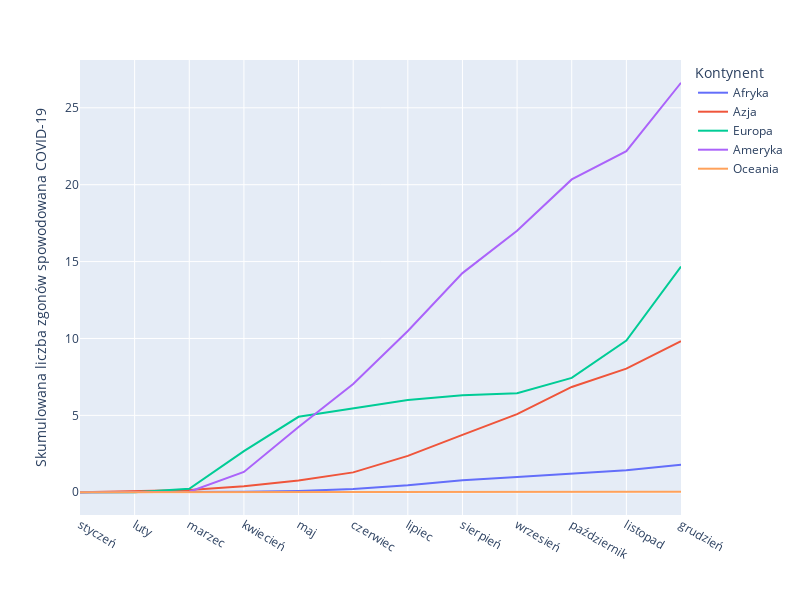

Notebook code for this chart:
### Code cell
fig = px.line(df, x="miesiąc", y="zgony", color='kontynent', 
labels=dict(zgony="Skumulowana liczba zgonów spowodowana COVID-19", miesiąc="", kontynent="Kontynent"),width = 800, height = 600)
fig.show()

### Figure 1 — Plotly figure (JSON) as saved in the notebook; plotly's stock layout.template omitted (floating-point values rounded to 4 significant figures)
{"data": [{"hovertemplate": "Kontynent=Afryka<br>=%{x}<br>Skumulowana liczba zgonów spowodowana COVID-19=%{y}<extra></extra>", "legendgroup": "Afryka", "line": {"color": "#636efa", "dash": "solid"}, "marker": {"symbol": "circle"}, "mode": "lines", "name": "Afryka", "orientation": "v", "showlegend": true, "type": "scatter", "x": ["styczeń", "luty", "marzec", "kwiecień", "maj", "czerwiec", "lipiec", "sierpień", "wrzesień", "październik", "listopad", "grudzień"], "xaxis": "x", "y": [0, 0, 0.001244, 0.02809, 0.08601, 0.21, 0.4532, 0.7871, 0.9927, 1.218, 1.428, 1.797], "yaxis": "y"}, {"hovertemplate": "Kontynent=Azja<br>=%{x}<br>Skumulowana liczba zgonów spowodowana COVID-19=%{y}<extra></extra>", "legendgroup": "Azja", "line": {"color": "#EF553B", "dash": "solid"}, "marker": {"symbol": "circle"}, "mode": "lines", "name": "Azja", "orientation": "v", "showlegend": true, "type": "scatter", "x": ["styczeń", "luty", "marzec", "kwiecień", "maj", "czerwiec", "lipiec", "sierpień", "wrzesień", "październik", "listopad", "grudzień"], "xaxis": "x", "y": [0.000889, 0.04675, 0.1407, 0.387, 0.7615, 1.293, 2.367, 3.729, 5.082, 6.848, 8.041, 9.819], "yaxis": "y"}, {"hovertemplate": "Kontynent=Europa<br>=%{x}<br>Skumulowana liczba zgonów spowodowana COVID-19=%{y}<extra></extra>", "legendgroup": "Europa", "line": {"color": "#00cc96", "dash": "solid"}, "marker": {"symbol": "circle"}, "mode": "lines", "name": "Europa", "orientation": "v", "showlegend": true, "type": "scatter", "x": ["styczeń", "luty", "marzec", "kwiecień", "maj", "czerwiec", "lipiec", "sierpień", "wrzesień", "październik", "listopad", "grudzień"], "xaxis": "x", "y": [0, 0.000122, 0.2273, 2.676, 4.906, 5.437, 6.003, 6.303, 6.445, 7.434, 9.864, 14.68], "yaxis": "y"}, {"hovertemplate": "Kontynent=Ameryka<br>=%{x}<br>Skumulowana liczba zgonów spowodowana COVID-19=%{y}<extra></extra>", "legendgroup": "Ameryka", "line": {"color": "#ab63fa", "dash": "solid"}, "marker": {"symbol": "circle"}, "mode": "lines", "name": "Ameryka", "orientation": "v", "showlegend": true, "type": "scatter", "x": ["styczeń", "luty", "marzec", "kwiecień", "maj", "czerwiec", "lipiec", "sierpień", "wrzesień", "październik", "listopad", "grudzień"], "xaxis": "x", "y": [0, 1e-06, 0.03088, 1.318, 4.243, 7.039, 10.49, 14.25, 17.01, 20.34, 22.18, 26.63], "yaxis": "y"}, {"hovertemplate": "Kontynent=Oceania<br>=%{x}<br>Skumulowana liczba zgonów spowodowana COVID-19=%{y}<extra></extra>", "legendgroup": "Oceania", "line": {"color": "#FFA15A", "dash": "solid"}, "marker": {"symbol": "circle"}, "mode": "lines", "name": "Oceania", "orientation": "v", "showlegend": true, "type": "scatter", "x": ["styczeń", "luty", "marzec", "kwiecień", "maj", "czerwiec", "lipiec", "sierpień", "wrzesień", "październik", "listopad", "grudzień"], "xaxis": "x", "y": [0, 0, 0.000193, 0.002089, 0.003723, 0.003735, 0.004684, 0.01383, 0.02552, 0.02949, 0.0299, 0.03223], "yaxis": "y"}], "layout": {"height": 600, "legend": {"title": {"text": "Kontynent"}, "tracegroupgap": 0}, "margin": {"t": 60}, "width": 800, "xaxis": {"anchor": "y", "domain": [0, 1], "title": {"text": ""}}, "yaxis": {"anchor": "x", "domain": [0, 1], "title": {"text": "Skumulowana liczba zgonów spowodowana COVID-19"}}}}
